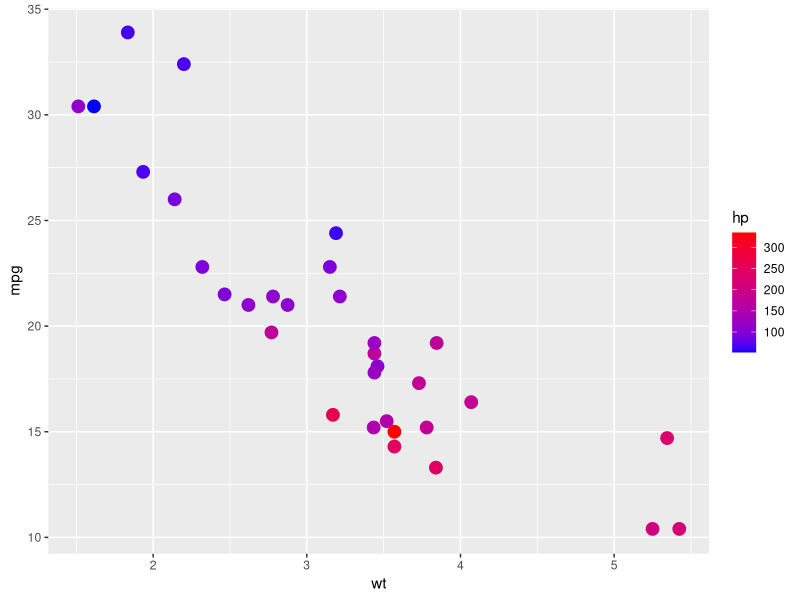

The R script that drew this image:
library(ggplot2)

df <- mtcars

print(head(df))

#Data & Aesthetics layer
pl <- ggplot(data = df, aes(x=wt, y=mpg))

#Geometry layer
#Adding the data & aesthetics  layer to geom layer
print(pl + geom_point(aes(colour = hp), size = 4) + scale_colour_gradient(high = 'red', low = 'blue'))